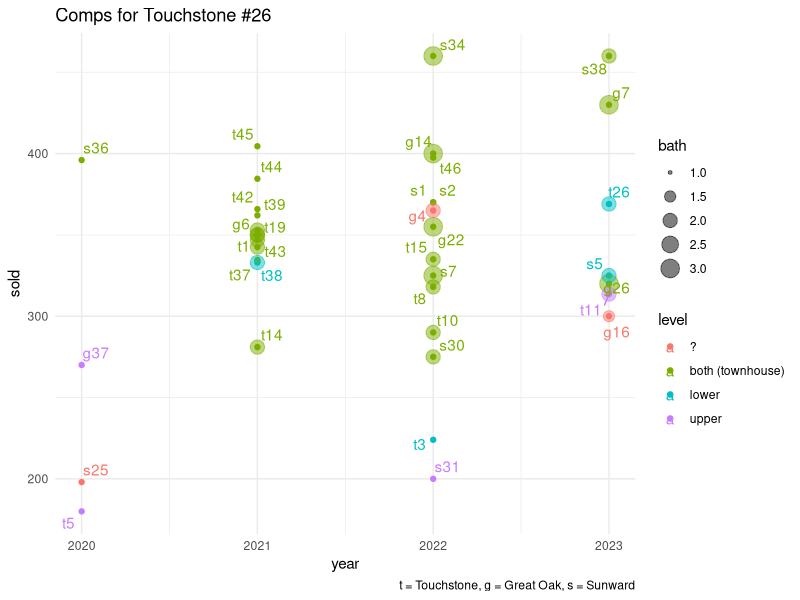

This chart was generated by the following R code:
## ---- chunk 1
knitr::opts_chunk$set(echo = TRUE)
library(tidyverse)
library(ggrepel)
## Sets defaults for R chunks
knitr::opts_chunk$set(echo = TRUE, # echo = TRUE means that code will show
                      cache = FALSE,
                      #cache = TRUE,
                      warning = FALSE,
                      message = FALSE,
                      fig.show="hold",
                      fig.pos= "htbp",
                      fig.path = "figs/",
                      fig.align='center',
                      fig.cap = '   ',
                      fig.retina = 3,
                      fig.height = 4,
                      fig.width = 4,
                      out.width = "100%",
                      out.extra = "")

theme_set(theme_minimal())
theme_update(plot.title = element_text(hjust=0.5,size=12))

# defaults for plots
library(ggplot2); theme_set(theme_minimal());
options(
  ggplot2.continuous.color = "viridis",
  ggplot2.continuous.fill = "viridis"
)
scale_color_discrete <- function(...){
  scale_color_viridis_d(..., direction = -1,
                        begin = 0, end = .6, option = "plasma")}
scale_fill_discrete <- function(...){
  scale_fill_viridis_d(..., direction = -1,
                       begin = 0, end = .6, option = "plasma")}

scale_color_continuous <- function(...){
  scale_color_viridis_c(..., direction = -1,
                        option = "plasma")}
scale_fill_continuous <- function(...){
  scale_fill_viridis_c(..., direction = -1,
                       option = "plasma")}


# Table formatting
replace_q <- function(x){
  x |> replace_na("?")
}

# Table formatting
library(kableExtra)
kablebox <- .  %>% 
  mutate_all(as.character) %>%
  mutate_all(replace_q) %>%
  slice_head(n = 100) %>%
  knitr::kable() %>%
  kable_styling() %>%
  scroll_box(height = "400px")
## ---- chunk 2
d <- read_csv("data/comps.csv")

d |> kablebox()



d |>
  distinct(unit, year, sold, level, bath) |>
  ggplot() + 
  aes(label = unit,
      x = year,
      #y = `net value`,
      y = sold,
      color = level) +
    geom_point() +
  geom_point(alpha = .5, aes(size = bath)) +
  geom_text_repel() +
  labs(title = "Comps for Touchstone #26",
       caption = "t = Touchstone, g = Great Oak, s = Sunward")
